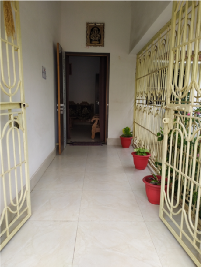
//> input picture images/inputDoor.png, 201 x 267 px
$ ./sequential   (built with g++ and OpenCV 4)
//> lines starting //> are read from the running program, lines starting //| are printed output that depends on the picture
//> further down, image is the input picture: 267 rows x 201 cols, CV_8UC3; mean B, G, R 124.5, 141.4, 150
### sequential/sequential.h
#ifndef _kmeans_
#define _kmeans_
cv::Mat kmeans_seq(cv::Mat image, int k, int iters);
#endif

### sequential/kmeans_seq.cpp
#include "opencv2\opencv.hpp"
#include <opencv2/core/core.hpp>
#include <opencv2/highgui/highgui.hpp>
#include <opencv2/imgproc/imgproc.hpp>
#include <opencv2/core/hal/interface.h>
#include <opencv2/cudafilters.hpp>
#include <opencv2/cudaimgproc.hpp>
#include <opencv2/cudaarithm.hpp>
#include <fstream>
#include <iostream>
#include <sstream>
#include <vector>
#include <cmath>
#include <algorithm>
#include <chrono>

using namespace std;

class Point {
public:
    Point(int id, float b, float g, float r) {
        dimensions = 0;
        pointId = id;
        clusterId = INT32_MAX;
        values.push_back(b);
        values.push_back(g);
        values.push_back(r);
        dimensions = 3;
    }

    int getDimensions() {
        return dimensions;
    }

    int getCluster() {
        return clusterId;
    }

    int getId() {
        return pointId;
    }

    void setCluster(int id) {
        clusterId = id;
    }

    float getVal(int pos) {
        return values[pos];
    }

private:
    int pointId;
    int clusterId;
    int dimensions;
    vector<float> values;
};

class Cluster {
public:
    Cluster(int id, Point& centerPt) {
        clusterId = id;
        for (int i = 0; i < centerPt.getDimensions(); i++) {
            centroid.push_back(centerPt.getVal(i));
        }
        addPoint(centerPt);
    }

    void addPoint(Point& pt) {
        pt.setCluster(this->clusterId);
        points.push_back(pt);
    }

    bool removePoint(int pointId) {
        for (int i = 0; i < points.size(); i++) {
            if (points[i].getId() == pointId) {
                points.erase(points.begin() + i);
                return true;
            }
        }
        return false;
    }

    int getClusterId() {
        return clusterId;
    }

    Point getPoint(int pos) {
        return points[pos];
    }

    int getSize() {
        return points.size();
    }

    float getCentroidByPos(int pos) {
        return centroid[pos];
    }

    void setCentroidByPos(int pos, double val) {
        centroid[pos] = val;
    }

private:
    int clusterId;
    vector<float> centroid;
    vector<Point> points;
};

int getNearestCluster(vector<Cluster>& clusters, Point point, int k) {
    float dist;
    float minDist = FLT_MAX;
    int nearestClusterId = INT_MAX;
    int dimension = point.getDimensions();

    // Get distance from point to nearest centroid
    for (int i = 0; i < k; i++) {
        dist = 0.0;

        for (int j = 0; j < dimension; j++)
        {
            dist += pow(clusters[i].getCentroidByPos(j) - point.getVal(j), 2.0);
        }

        if (dist < minDist)
        {
            minDist = dist;
            nearestClusterId = clusters[i].getClusterId();
        }
    }
    return nearestClusterId;
}

cv::Mat kmeans_seq(cv::Mat image, int k, int iters) {
//> called with k = 16, iters = 300
    cout << "---Sequential K-means---" << endl;

    int vecSize = image.rows * image.cols;
//> vecSize = 53667
    vector<cv::Mat> chans;
    split(image, chans);
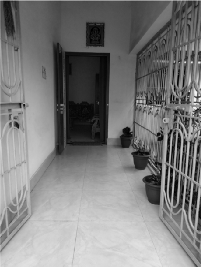
//> chans[0]: 267 rows x 201 cols, CV_8UC1; min 0, max 244, mean 124.5
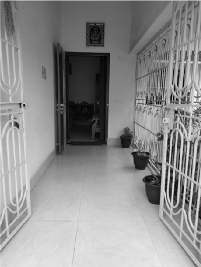
//> chans[1]: 267 rows x 201 cols, CV_8UC1; min 1, max 238, mean 141.4
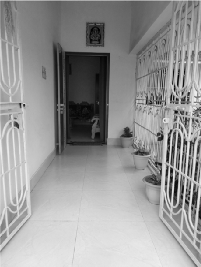
//> chans[2]: 267 rows x 201 cols, CV_8UC1; min 2, max 238, mean 150
    cv::Mat res;
    for (int i = 0; i < chans.size(); i++) {
        chans[i] = chans[i].reshape(1, 1);
    }
//> this loop made 3 passes

    vector<unsigned char> uchar_pointVec;
    uchar_pointVec.assign(chans[0].data, chans[0].data + chans[0].total() * chans[0].channels());
//> uchar_pointVec = 53667 items
    vector<float> chanVec0(uchar_pointVec.begin(), uchar_pointVec.end());
//> chanVec0 = 53667 items
    uchar_pointVec.assign(chans[1].data, chans[1].data + chans[1].total() * chans[1].channels());
    vector<float> chanVec1(uchar_pointVec.begin(), uchar_pointVec.end());
//> chanVec1 = 53667 items
    uchar_pointVec.assign(chans[2].data, chans[2].data + chans[2].total() * chans[2].channels());
    vector<float> chanVec2(uchar_pointVec.begin(), uchar_pointVec.end());
//> chanVec2 = 53667 items

    vector<Point> pointVec;
    // Create point for each line
   for(int i = 0; i < vecSize; i++) {
        Point point(i, chanVec0[i], chanVec1[i], chanVec2[i]);
        pointVec.push_back(point);
    }
//> after the loop, pointVec = 53667 items

    int pointVecSize = pointVec.size();
//> pointVecSize = 53667
    int dimension = pointVec[0].getDimensions();
//> dimension = 3
    // Store points that are used in initializing clusters. Makes sure no repeat.
    vector<int> usedPoints;
    vector<Cluster> clusters;
    srand(time(0));
    for (int i = 0; i < k; i++) {
        while (true) {
            int idx = rand() % pointVecSize;

            if (find(usedPoints.begin(), usedPoints.end(), idx) == usedPoints.end()) {
                usedPoints.push_back(idx);
                pointVec[idx].setCluster(i);
                Cluster cluster(i, pointVec[idx]);
                clusters.push_back(cluster);
                break;
            }
        }
    }
//> after the loop, usedPoints = [3459, 28002, 39001, 49607, 6700, 51844, 21462, 53424, 24015, 47070, 51567, 1411, 1093, 18417, 29967, 48827]; clusters = 16 items
    cout << clusters.size() << " clusters initialized" << endl;
//| 16 clusters initialized

    cout << "Running K-means clustering" << endl;
    auto start = chrono::high_resolution_clock::now();

    int iter = 0;

    while (iter < iters) {
        // check is true if point alr at best cluster
        bool check = true;

        // For each point, find nearest cluster and update cluster with point if move to new cluster
        for (int i = 0; i < pointVecSize; i++) {
            int curClusterId = pointVec[i].getCluster();
            int nearestClusterId = getNearestCluster(clusters, pointVec[i], k);

            if (curClusterId != nearestClusterId) {
                if (curClusterId != INT32_MAX) {
                    clusters[curClusterId].removePoint(pointVec[i].getId());
                }
                clusters[nearestClusterId].addPoint(pointVec[i]);
                check = false;
            }
        }

        // For each cluster, get new centroid
        for (int i = 0; i < k; i++) {
            int clusterSize = clusters[i].getSize();

            for (int j = 0; j < dimension; j++) {
                float sum = 0.0;
                if (clusterSize > 0) {
                    for (int p = 0; p < clusterSize; p++)
                        sum += clusters[i].getPoint(p).getVal(j);
                    clusters[i].setCentroidByPos(j, sum / clusterSize);
                }
            }
        }

        // Break if no change in all clusters
        if (check) {
            break;
        }
        else {
            iter++;
        }
    }
//> after the loop, iter = 67

    auto end = chrono::high_resolution_clock::now();
    cout << "Clustering completed in iteration : " << iter << endl << endl;
//| Clustering completed in iteration : 67
    cout << "Time taken: " << chrono::duration_cast<chrono::microseconds>(end - start).count() << " microseconds" << endl;

    // [7 lines of commented-out code are left out]

    int colSize = image.cols;
//> colSize = 201
    for (int i = 0; i < image.rows; i++) {
        for (int j = 0; j < image.cols; j++) {
            int curCluster = pointVec[(long int) i * colSize + j].getCluster();
            for (int dim = 0; dim < dimension; dim++) {
                image.at<cv::Vec3b>(i, j)[dim] = (unsigned char)clusters[curCluster].getCentroidByPos(dim);
            }
        }
    }
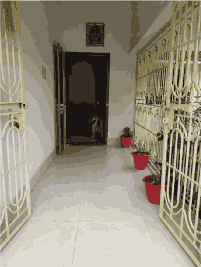
//> image: 267 rows x 201 cols, CV_8UC3; mean B, G, R 124, 140.9, 149.4
    return image;
}

### sequential/sequential.cpp
#include "opencv2\opencv.hpp"
#include <opencv2/core/core.hpp>
#include <opencv2/highgui/highgui.hpp>
#include <opencv2/imgproc/imgproc.hpp>
#include <opencv2/core/hal/interface.h>
#include <opencv2/cudafilters.hpp>
#include <opencv2/cudaimgproc.hpp>
#include <opencv2/cudaarithm.hpp>
#include <iostream>
#include <string>
#include <vector>
#include <chrono>
#include "sequential.h"

int main(int argc, char* argv[]) {
	int k = 16;
	int iters = 300;
	std::string imageName = "F:/CUDA/image_compression/images/inputDoor.png";
	cv::Mat image = imread(imageName, cv::IMREAD_COLOR);
	if (image.empty()) {
		std::cout << "Invalid image. Please try again" << std::endl;
		return 1;
	}
	imshow("image", image);

	std::cout << "Image Compression, k = " << k << std::endl;
	cv::Mat result = kmeans_seq(image, k, iters);
	cv::imshow("result", result);

	cv::waitKey();
	return 0;
}
